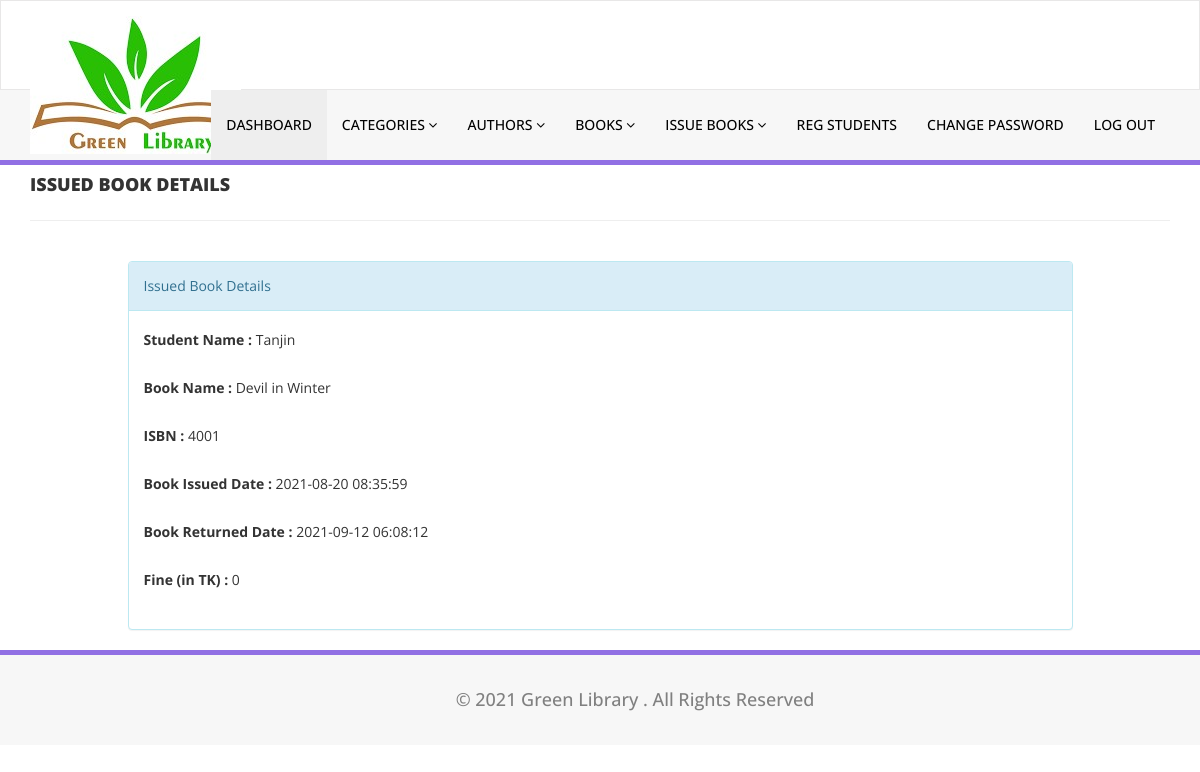
The page /library/admin/update-issue-bookdeails.php?rid=3 (signed in) on the database its author committed.
### tables this page shows
CREATE TABLE `tblissuedbookdetails` (
  `id` int(11) NOT NULL,
  `BookId` int(11) DEFAULT NULL,
  `StudentID` varchar(150) DEFAULT NULL,
  `IssuesDate` timestamp NULL DEFAULT current_timestamp(),
  `ReturnDate` timestamp NULL DEFAULT NULL ON UPDATE current_timestamp(),
  `RetrunStatus` int(1) DEFAULT NULL,
  `fine` int(11) DEFAULT NULL
);

CREATE TABLE `tblstudents` (
  `id` int(11) NOT NULL,
  `StudentId` varchar(100) DEFAULT NULL,
  `FullName` varchar(120) DEFAULT NULL,
  `EmailId` varchar(120) DEFAULT NULL,
  `MobileNumber` char(11) DEFAULT NULL,
  `Password` varchar(120) DEFAULT NULL,
  `Status` int(1) DEFAULT NULL,
  `RegDate` timestamp NULL DEFAULT current_timestamp(),
  `UpdationDate` timestamp NULL DEFAULT NULL ON UPDATE current_timestamp()
);

CREATE TABLE `tblbooks` (
  `id` int(11) NOT NULL,
  `BookName` varchar(255) DEFAULT NULL,
  `CatId` int(11) DEFAULT NULL,
  `AuthorId` int(11) DEFAULT NULL,
  `ISBNNumber` int(11) DEFAULT NULL,
  `BookPrice` int(11) DEFAULT NULL,
  `RegDate` timestamp NULL DEFAULT current_timestamp(),
  `UpdationDate` timestamp NULL DEFAULT NULL ON UPDATE current_timestamp()
);

### library/admin/update-issue-bookdeails.php (the view, shortened to what this page needs)
<?php
include('includes/config.php');
if(strlen($_SESSION['alogin'])==0)
    {
header('location:index.php');
}
else{
?>
<!DOCTYPE html>
<html xmlns="http://www.w3.org/1999/xhtml">
<head>
    <link href="assets/css/bootstrap.css" rel="stylesheet" />
    <link href="assets/css/font-awesome.css" rel="stylesheet" />
    <link href="assets/css/style.css" rel="stylesheet" />
</head>
<body>
<?php include('includes/header.php');?>
    <div class="content-wra
    <div class="content-wrapper">
         <div class="container">
        <div class="row pad-botm">
            <div class="col-md-12">
                <h4 class="header-line">Issued Book Details</h4>
                            </div>
</div>
<div class="row">
<div class="col-md-10 col-sm-6 col-xs-12 col-md-offset-1"">
<div class="panel panel-info">
<div class="panel-heading">
Issued Book Details
</div>
<div class="panel-body">
<form role="form" method="post">
<?php
$rid=intval($_GET['rid']);
$sql = "SELECT tblstudents.FullName,tblbooks.BookName,tblbooks.ISBNNumber,tblissuedbookdetails.IssuesDate,tblissuedbookdetails.ReturnDate,tblissuedbookdetails.id as rid,tblissuedbookdetails.fine,tblissuedbookdetails.RetrunStatus from  tblissuedbookdetails join tblstudents on tblstudents.StudentId=tblissuedbookdetails.StudentId join tblbooks on tblbooks.id=tblissuedbookdetails.BookId where tblissuedbookdetails.id=:rid";
$query = $dbh -> prepare($sql);
$query->bindParam(':rid',$rid,PDO::PARAM_STR);
$query->execute();
$results=$query->fetchAll(PDO::FETCH_OBJ);
if($query->rowCount() > 0)
{
foreach($results as $result)
{               ?>
<div class="form-group">
<label>Student Name :</label>
<?php echo htmlentities($result->FullName);?>
</div>
<div class="form-group">
<label>Book Name :</label>
<?php echo htmlentities($result->BookName);?>
</div>
<div class="form-group">
<label>ISBN :</label>
<?php echo htmlentities($result->ISBNNumber);?>
</div>
<div class="form-group">
<label>Book Issued Date :</label>
<?php echo htmlentities($result->IssuesDate);?>
</div>
<div class="form-group">
<label>Book Returned Date :</label>
<?php if($result->ReturnDate=="")
                                            {
                                                echo htmlentities("Not Return Yet");
                                            } else {
                                            echo htmlentities($result->ReturnDate);
}
                                            ?>
</div>
<div class="form-group">
<label>Fine (in TK) :</label>
<?php
if($result->fine=="")
{?>
<input class="form-control" type="text" name="fine" id="fine"  required />
<?php }else {
echo htmlentities($result->fine);
}
?>
</div>
 <?php if($result->RetrunStatus==0){?>
<button type="submit" name="return" id="submit" class="btn btn-info">Return Book </button>
 </div>
<?php }}} ?>
                                    </form>
                            </div>
                        </div>
                            </div>
        </div>
    </div>
    </div>
    <?php include('includes/footer.php');?>
</body>
</html>
<?php } ?>

### library/admin/assets/css/style.css (style rules this page uses)
.header-line { font-weight:900; padding-bottom:25px; border-bottom:1px solid #eeeeee; text-transform:uppercase; }
.pad-botm { padding-bottom:30px; }

### rows shown on the page
tblissuedbookdetails: tblstudents.FullName "Tanjin", BookId.BookName "Devil in Winter", BookId.ISBNNumber "4001", IssuesDate "2021-08-20 08:35:59", ReturnDate "2021-09-12 06:08:12", fine "0"
